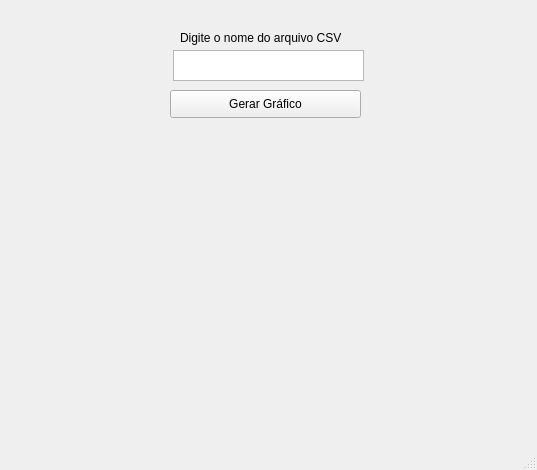
<?xml version="1.0" encoding="UTF-8"?>
<ui version="4.0">
 <class>Gerador_de_graficos</class>
 <widget class="QMainWindow" name="Gerador_de_graficos">
  <property name="geometry">
   <rect>
    <x>0</x>
    <y>0</y>
    <width>537</width>
    <height>470</height>
   </rect>
  </property>
  <property name="windowTitle">
   <string>Gerador_de_graficos</string>
  </property>
  <widget class="QWidget" name="centralwidget">
   <widget class="QLabel" name="label">
    <property name="geometry">
     <rect>
      <x>180</x>
      <y>30</y>
      <width>181</width>
      <height>16</height>
     </rect>
    </property>
    <property name="text">
     <string>Digite o nome do arquivo CSV</string>
    </property>
   </widget>
   <widget class="QTextEdit" name="textEditArqName">
    <property name="geometry">
     <rect>
      <x>173</x>
      <y>50</y>
      <width>191</width>
      <height>31</height>
     </rect>
    </property>
   </widget>
   <widget class="QPushButton" name="buttonLerArq">
    <property name="geometry">
     <rect>
      <x>170</x>
      <y>90</y>
      <width>191</width>
      <height>28</height>
     </rect>
    </property>
    <property name="text">
     <string>Gerar Gráfico</string>
    </property>
   </widget>
   <widget class="QCustomPlot" name="grafico" native="true">
    <property name="geometry">
     <rect>
      <x>29</x>
      <y>139</y>
      <width>481</width>
      <height>261</height>
     </rect>
    </property>
   </widget>
  </widget>
  <widget class="QMenuBar" name="menubar">
   <property name="geometry">
    <rect>
     <x>0</x>
     <y>0</y>
     <width>537</width>
     <height>26</height>
    </rect>
   </property>
  </widget>
  <widget class="QStatusBar" name="statusbar"/>
 </widget>
 <customwidgets>
  <customwidget>
   <class>QCustomPlot</class>
   <extends>QWidget</extends>
   <header>qcustomplot.h</header>
   <container>1</container>
  </customwidget>
 </customwidgets>
 <resources/>
 <connections/>
</ui>
